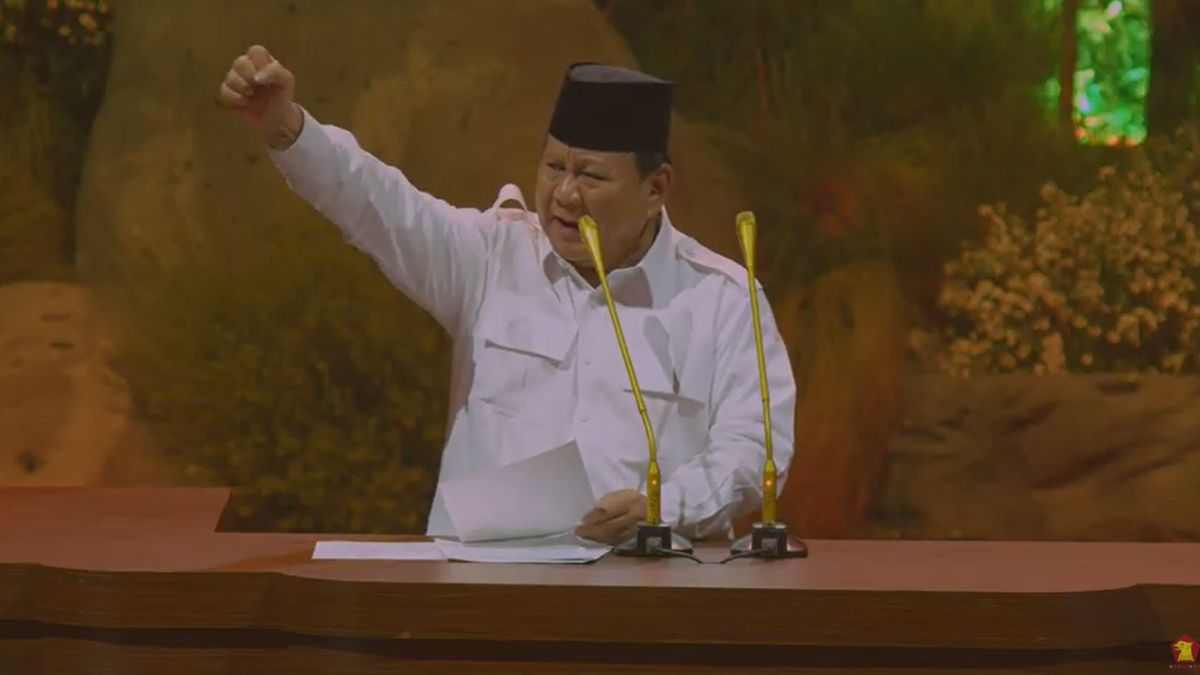
#> input picture hdpjkw.png, 1200 x 675 px
$ python main.py
#> lines starting #> are read from the running program, lines starting #| are printed output that depends on the picture; after the words box and inside, x2 and y2 are one past the last pixel; in counts of white or black regions, pixels touching at a corner belong together
import cv2
import matplotlib.pyplot as plt

# Membaca gambar
image = cv2.imread('hdpjkw.png')
#> image is the input picture: shape (675, 1200, 3); mean B, G, R 40.8, 66, 88

if image is None:
    print("Error: File 'hdpjkw.png' tidak ditemukan di folder!")
else:
    # Konversi warna BGR ke RGB
    image_rgb = cv2.cvtColor(image, cv2.COLOR_BGR2RGB)

    # Konversi ke Grayscale
    gray = cv2.cvtColor(image, cv2.COLOR_BGR2GRAY)
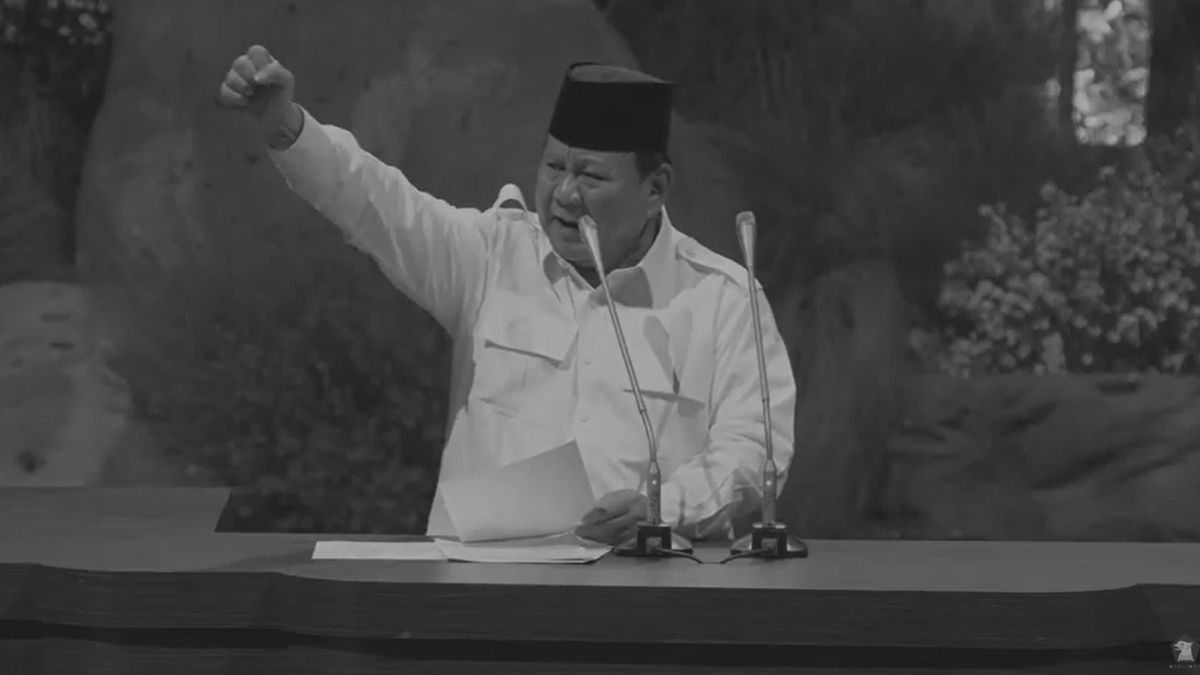
#> gray: shape (675, 1200); min 17, max 184, mean 69.7

    # Gaussian Blur
    blur = cv2.GaussianBlur(image_rgb, (15, 15), 0)

    # Edge Detection
    edges = cv2.Canny(gray, 100, 200)
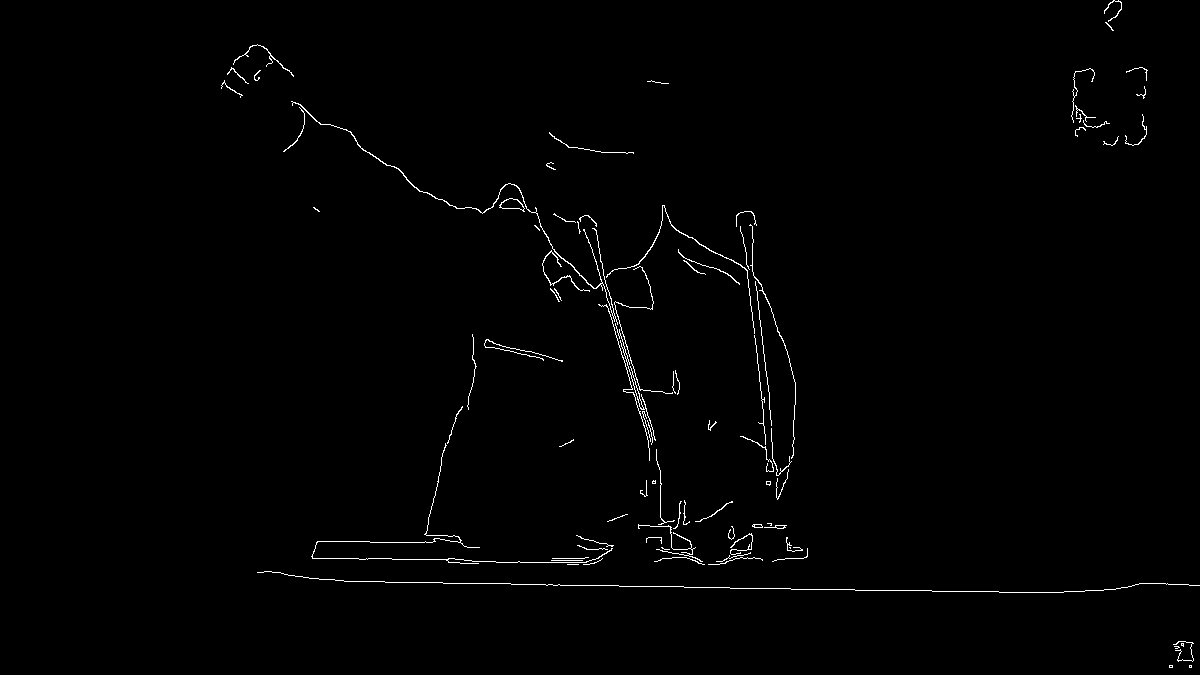
#> edges: shape (675, 1200); 0.9% white in thin lines or dots, all inside (x1, y1, x2, y2) = (221, 0, 1200, 668)

    # Membuat figure dan subplot
    fig, axes = plt.subplots(2, 2, figsize=(14, 10))

    # Judul utama
    fig.suptitle("Hasil Pengolahan Citra", fontsize=22, fontweight='bold')

    # Gambar Asli
    axes[0, 0].imshow(image_rgb)
    axes[0, 0].set_title("Gambar Asli", fontsize=14, pad=10)
    axes[0, 0].axis("off")

    # Grayscale
    axes[0, 1].imshow(gray, cmap='gray')
    axes[0, 1].set_title("Grayscale", fontsize=14, pad=10)
    axes[0, 1].axis("off")

    # Gaussian Blur
    axes[1, 0].imshow(blur)
    axes[1, 0].set_title("Gaussian Blur", fontsize=14, pad=10)
    axes[1, 0].axis("off")

    # Edge Detection
    axes[1, 1].imshow(edges, cmap='gray')
    axes[1, 1].set_title("Edge Detection", fontsize=14, pad=10)
    axes[1, 1].axis("off")

    # Mengatur jarak antar elemen
    plt.subplots_adjust(
        top=0.88,
        bottom=0.06,
        left=0.05,
        right=0.95,
        hspace=0.28,
        wspace=0.18
    )

    plt.show()
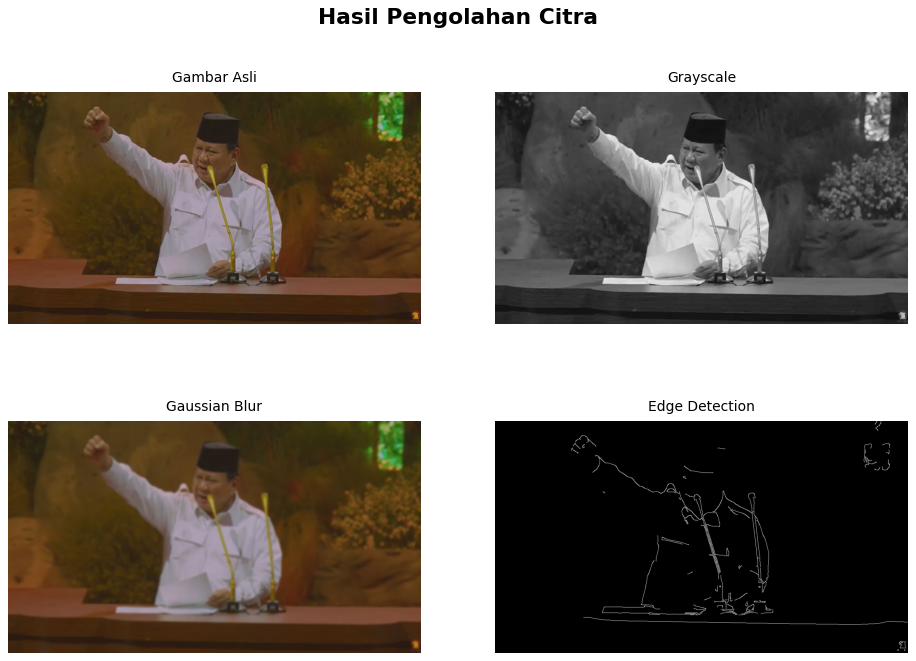
#> figure drawn by matplotlib, 4 panels
